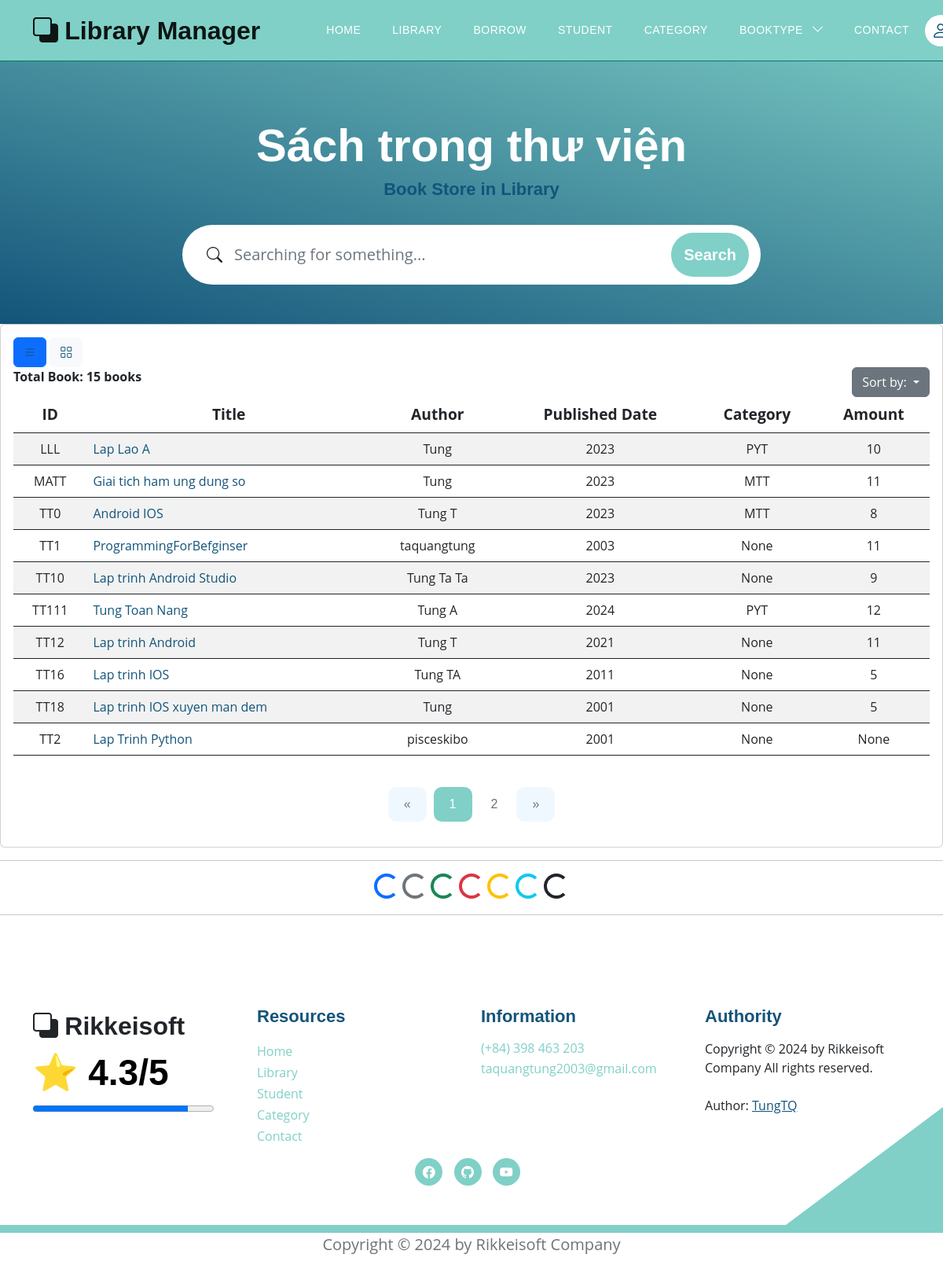
The page /books?bookview=0 on the database as committed earlier.
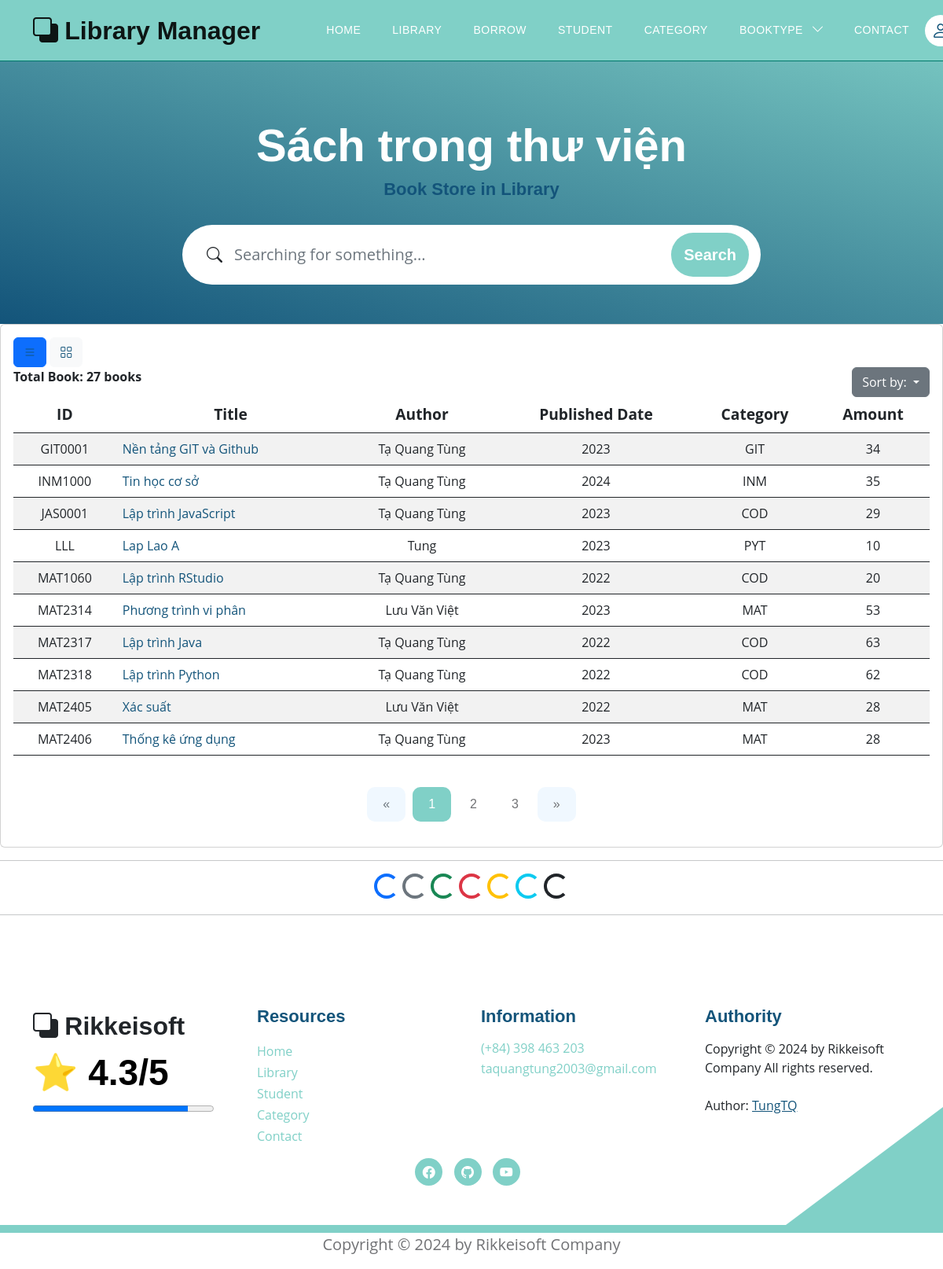
The same page on the database as committed later.
### models.py (models this page shows, shortened)
class Book(Base):
    __tablename__ = 'books'
    username_id = Column(String(30), ForeignKey('users.username'), nullable=False)
    id_book = Column(String(30), primary_key=True, unique=True, index=True)         # Số thứ tự sách
    title = Column(String(100), index=True)      # Tiêu đề sách
    author = Column(String(100), index=True)     # Tác giả
    year = Column(Integer)                  # Năm xuất bản
    quantity_amount = Column(Integer, index=True, default=0)
    category_id = Column(String(10), ForeignKey('category.category_id'), nullable=False)
    insert_at = Column(DateTime, index=True)
    insert_id = Column(String(30), index=True)
    update_at = Column(DateTime,index=True)
    update_id = Column(String(30), index=True)
    delete_at = Column(DateTime,index=True)
    delete_id = Column(String(30), index=True)
    delete_flag = Column(Integer, index=True)
    image_book = Column(String(100), index=True, nullable=True)         # Đường dẫn tới ảnh của sách
    pdf_book = Column(String(100), index=True, nullable=True)           # Đường dẫn tới file PDF của sách
    user = relationship("User", back_populates="books")
    category = relationship("Category", back_populates="category_books")
    borrows = relationship("BorrowBook", back_populates="book_borrow")
    borrowfinal = relationship("BorrowBookFinal", back_populates="book_borrow_final")
    comments = relationship("CommentBook", back_populates="book")

class Category(Base):
    __tablename__ = 'category'
    category_id = Column(String(10), primary_key=True, index=True)
    category_name = Column(String(50), index=True)
    insert_at = Column(DateTime, index=True)
    insert_id = Column(String(30), index=True)
    update_at = Column(DateTime,index=True)
    update_id = Column(String(30), index=True)
    delete_at = Column(DateTime,index=True)
    delete_id = Column(String(30), index=True)
    delete_flag = Column(Integer, index=True)
    category_books = relationship("Book", back_populates="category")

### routers/book.py (the view)
@router.get('/books', response_class=HTMLResponse)
async def read_all_books(request: Request, bookview: int, page: int = Query(1, gt=0), page_size: int = Query(10, gt=0), page_size2: int = Query(12, gt = 0), db: Session = Depends(models.get_db)):
    mean_star = function.get_mean_star(db)
    all_category2 = db.query(models.Category).filter(models.Category.delete_flag != 1).all()
    if bookview == 0:
        offset = (page - 1) * page_size
        books = db.query(models.Book).filter(models.Book.delete_flag == 0).order_by(models.Book.id_book).offset(offset).limit(page_size).all()
        total_books = db.query(models.Book).filter(models.Book.delete_flag == 0).count()
        total_pages = (total_books + page_size - 1) // page_size  # Tính toán tổng số trang
        return templates.TemplateResponse("books/library.html", {
            "request": request,
            "books": books,
            "total_books": total_books,
            "page": page,
            "total_pages": total_pages,
            "mean_star": mean_star,
            "bookview": bookview,
            "all_category2": all_category2
        })
    else:
        offset = (page - 1) * page_size2
        books = db.query(models.Book).filter(models.Book.delete_flag == 0).order_by(models.Book.id_book).offset(offset).limit(page_size2).all()
        total_books = db.query(models.Book).filter(models.Book.delete_flag == 0).count()
        total_pages = (total_books + page_size2 - 1) // page_size2  # Tính toán tổng số trang
        return templates.TemplateResponse("books/library_view.html", {
            "request": request,
            "books": books,
            "total_books": total_books,
            "page": page,
            "total_pages": total_pages,
            "mean_star": mean_star,
            "bookview": bookview,
            "all_category2": all_category2
        })

### templates/books/library.html (shortened to what the changed rows need)
{% extends "base.html" %}
{% block content %}
<section class="hero-section d-flex justify-content-center align-items-center" id="section_1"
    style="padding-bottom: 50px;">
    <div class="container">
        <div class="row">
            <div class="col-lg-8 col-12 mx-auto">
                <h1 class="text-white text-center"> Sách trong thư viện </h1>
            </div>
        </div>
    </div>
</section>
<div class="card card-table comman-shadow">
    <div class="card-body">
        <div class="table-responsive">
            <div id="DataTables_Table_0_wrapper" class="dataTables_wrapper no-footer">
                <div class="row">
                    <div class="col-md-6">
                        <div class="dataTables_length" id="DataTables_Table_0_length">
                            <label> <b> Total Book: {{total_books}} books </b>
                            </label>
                        </div>
                    </div>
                </div>
                <table
                    class="table border-0 star-student table-hover table-center mb-0 datatable table-striped dataTable no-footer"
                    id="DataTables_Table_0" aria-describedby="DataTables_Table_0_info">
                    <thead class="student-thread">
                        <tr style="text-align: center; font-size:larger;">
                            <th rowspan="1" colspan="1"
                                aria-label="ID: activate to sort column ascending">ID</th>
                            <th rowspan="1" colspan="1"
                                aria-label="Title: activate to sort column ascending">Title</th>
                            <th rowspan="1" colspan="1"
                                aria-label="Author: activate to sort column ascending">Author</th>
                            <th rowspan="1" colspan="1"
                                aria-label="Published Date: activate to sort column ascending">Published Date</th>
                            <th rowspan="1" colspan="1"
                                aria-label="Category: activate to sort column ascending">Category</th>
                            <th rowspan="1" colspan="1"
                                aria-label="Action: activate to sort column ascending">Amount</th>
                        </tr>
                    </thead>
                    <tbody>
                        <form action="">
                        {% for book in books %}
                            <tr class="{% if loop.index is even %} even {% else %}odd{% endif %}">
                                <td style="text-align: center;">{{ book.id_book }}</td>
                                <td> <a href="/books/detail_book?choice_book={{book.id_book}}">{{ book.title }}</a></td>
                                <td style="text-align: center;">{{ book.author }}</td>
                                <td style="text-align: center;">{{ book.year }}</td>
                                <td style="text-align: center;">{{ book.category }}</td>
                                <td style="text-align: center;">{{ book.quantity_amount }}</td>
                            </tr>
                        {% endfor %}
                        </form>
                    </tbody>
                </table>
                <div style="text-align: center;">
                    <nav aria-label="Page navigation example" style="display: inline-block;">
                        <ul class="pagination">
                            {% for num in range(1, total_pages + 1) %}
                            <li class="page-item {% if num == page %}active{% endif %}">
                                <a class="page-link" href="/books?bookview=0&page={{ num }}">{{ num }}</a>
                            </li>
                            {% endfor %}
                        </ul>
                    </nav>
                </div>
            </div>
        </div>
    </div>
</div>
{% endblock content %}

Rows that differ between the two databases and show on the page:
no longer on this page (row edited): Book: id_book "MATT", title "Giai tich ham ung dung so", author "Tung", year "2023", category "MTT", quantity_amount "11"
no longer on this page (row edited): Book: id_book "TT0", title "Android IOS", author "Tung T", year "2023", category "MTT", quantity_amount "8"
no longer on this page (row unchanged): Book: id_book "TT1", title "ProgrammingForBefginser", author "taquangtung", year "2003", category "None", quantity_amount "11"
no longer on this page (row unchanged): Book: id_book "TT10", title "Lap trinh Android Studio", author "Tung Ta Ta", year "2023", category "None", quantity_amount "9"
no longer on this page (row edited): Book: id_book "TT111", title "Tung Toan Nang", author "Tung A", year "2024", category "PYT", quantity_amount "12"
no longer on this page (row unchanged): Book: id_book "TT12", title "Lap trinh Android", author "Tung T", year "2021", category "None", quantity_amount "11"
no longer on this page (row unchanged): Book: id_book "TT16", title "Lap trinh IOS", author "Tung TA", year "2011", category "None", quantity_amount "5"
no longer on this page (row unchanged): Book: id_book "TT18", title "Lap trinh IOS xuyen man dem", author "Tung", year "2001", category "None", quantity_amount "5"
no longer on this page (row unchanged): Book: id_book "TT2", title "Lap Trinh Python", author "pisceskibo", year "2001", category "None", quantity_amount "None"
added Book: id_book "GIT0001", title "Nền tảng GIT và Github", author "Tạ Quang Tùng", year "2023", category "GIT", quantity_amount "34"
added Book: id_book "INM1000", title "Tin học cơ sở", author "Tạ Quang Tùng", year "2024", category "INM", quantity_amount "35"
added Book: id_book "JAS0001", title "Lập trình JavaScript", author "Tạ Quang Tùng", year "2023", category "COD", quantity_amount "29"
added Book: id_book "MAT1060", title "Lập trình RStudio", author "Tạ Quang Tùng", year "2022", category "COD", quantity_amount "20"
added Book: id_book "MAT2314", title "Phương trình vi phân", author "Lưu Văn Việt", year "2023", category "MAT", quantity_amount "53"
added Book: id_book "MAT2317", title "Lập trình Java", author "Tạ Quang Tùng", year "2022", category "COD", quantity_amount "63"
added Book: id_book "MAT2318", title "Lập trình Python", author "Tạ Quang Tùng", year "2022", category "COD", quantity_amount "62"
added Book: id_book "MAT2405", title "Xác suất", author "Lưu Văn Việt", year "2022", category "MAT", quantity_amount "28"
added Book: id_book "MAT2406", title "Thống kê ứng dụng", author "Tạ Quang Tùng", year "2023", category "MAT", quantity_amount "28"
Other text that changed with them:
{{ total_books }}: "15" → "27"
new list line: "3"
